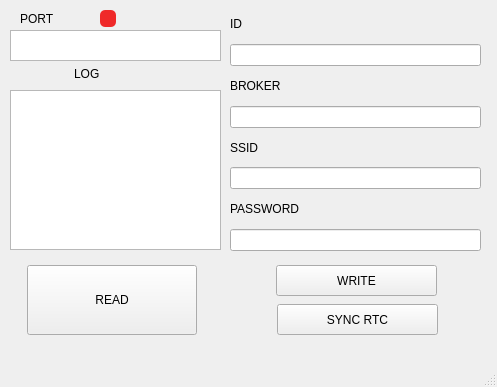
<?xml version="1.0" encoding="UTF-8"?>
<ui version="4.0">
 <class>MainWindow</class>
 <widget class="QMainWindow" name="MainWindow">
  <property name="geometry">
   <rect>
    <x>0</x>
    <y>0</y>
    <width>497</width>
    <height>387</height>
   </rect>
  </property>
  <property name="windowTitle">
   <string>VIBRASi</string>
  </property>
  <widget class="QWidget" name="centralwidget">
   <widget class="QPushButton" name="btn_write">
    <property name="geometry">
     <rect>
      <x>276</x>
      <y>265</y>
      <width>161</width>
      <height>31</height>
     </rect>
    </property>
    <property name="text">
     <string>WRITE</string>
    </property>
   </widget>
   <widget class="QLabel" name="label_2">
    <property name="geometry">
     <rect>
      <x>20</x>
      <y>10</y>
      <width>67</width>
      <height>17</height>
     </rect>
    </property>
    <property name="text">
     <string>PORT</string>
    </property>
   </widget>
   <widget class="QTextEdit" name="tb_log">
    <property name="geometry">
     <rect>
      <x>10</x>
      <y>90</y>
      <width>211</width>
      <height>160</height>
     </rect>
    </property>
   </widget>
   <widget class="QLabel" name="label_7">
    <property name="geometry">
     <rect>
      <x>74</x>
      <y>65</y>
      <width>67</width>
      <height>17</height>
     </rect>
    </property>
    <property name="text">
     <string>LOG</string>
    </property>
   </widget>
   <widget class="QPushButton" name="btn_read">
    <property name="geometry">
     <rect>
      <x>27</x>
      <y>265</y>
      <width>170</width>
      <height>70</height>
     </rect>
    </property>
    <property name="text">
     <string>READ</string>
    </property>
   </widget>
   <widget class="QWidget" name="layoutWidget">
    <property name="geometry">
     <rect>
      <x>230</x>
      <y>10</y>
      <width>251</width>
      <height>241</height>
     </rect>
    </property>
    <layout class="QGridLayout" name="gridLayout">
     <item row="0" column="0">
      <widget class="QLabel" name="label_3">
       <property name="text">
        <string>ID</string>
       </property>
      </widget>
     </item>
     <item row="3" column="0">
      <widget class="QLineEdit" name="tb_broker"/>
     </item>
     <item row="5" column="0">
      <widget class="QLineEdit" name="tb_ssid"/>
     </item>
     <item row="1" column="0">
      <widget class="QLineEdit" name="tb_id"/>
     </item>
     <item row="7" column="0">
      <widget class="QLineEdit" name="tb_password"/>
     </item>
     <item row="2" column="0">
      <widget class="QLabel" name="label_4">
       <property name="text">
        <string>BROKER</string>
       </property>
      </widget>
     </item>
     <item row="4" column="0">
      <widget class="QLabel" name="label_5">
       <property name="text">
        <string>SSID</string>
       </property>
      </widget>
     </item>
     <item row="6" column="0">
      <widget class="QLabel" name="label_6">
       <property name="text">
        <string>PASSWORD</string>
       </property>
      </widget>
     </item>
    </layout>
   </widget>
   <widget class="QListWidget" name="lb_port">
    <property name="geometry">
     <rect>
      <x>10</x>
      <y>30</y>
      <width>211</width>
      <height>31</height>
     </rect>
    </property>
   </widget>
   <widget class="QPushButton" name="btn_sync_rtc">
    <property name="geometry">
     <rect>
      <x>277</x>
      <y>304</y>
      <width>161</width>
      <height>31</height>
     </rect>
    </property>
    <property name="text">
     <string>SYNC RTC</string>
    </property>
   </widget>
   <widget class="QLabel" name="label">
    <property name="geometry">
     <rect>
      <x>100</x>
      <y>10</y>
      <width>16</width>
      <height>17</height>
     </rect>
    </property>
    <property name="styleSheet">
     <string notr="true">background-color:rgb(239, 41, 41);border-radius:5px</string>
    </property>
    <property name="text">
     <string/>
    </property>
   </widget>
  </widget>
  <widget class="QMenuBar" name="menubar">
   <property name="geometry">
    <rect>
     <x>0</x>
     <y>0</y>
     <width>497</width>
     <height>22</height>
    </rect>
   </property>
  </widget>
  <widget class="QStatusBar" name="statusbar"/>
 </widget>
 <resources/>
 <connections/>
</ui>
